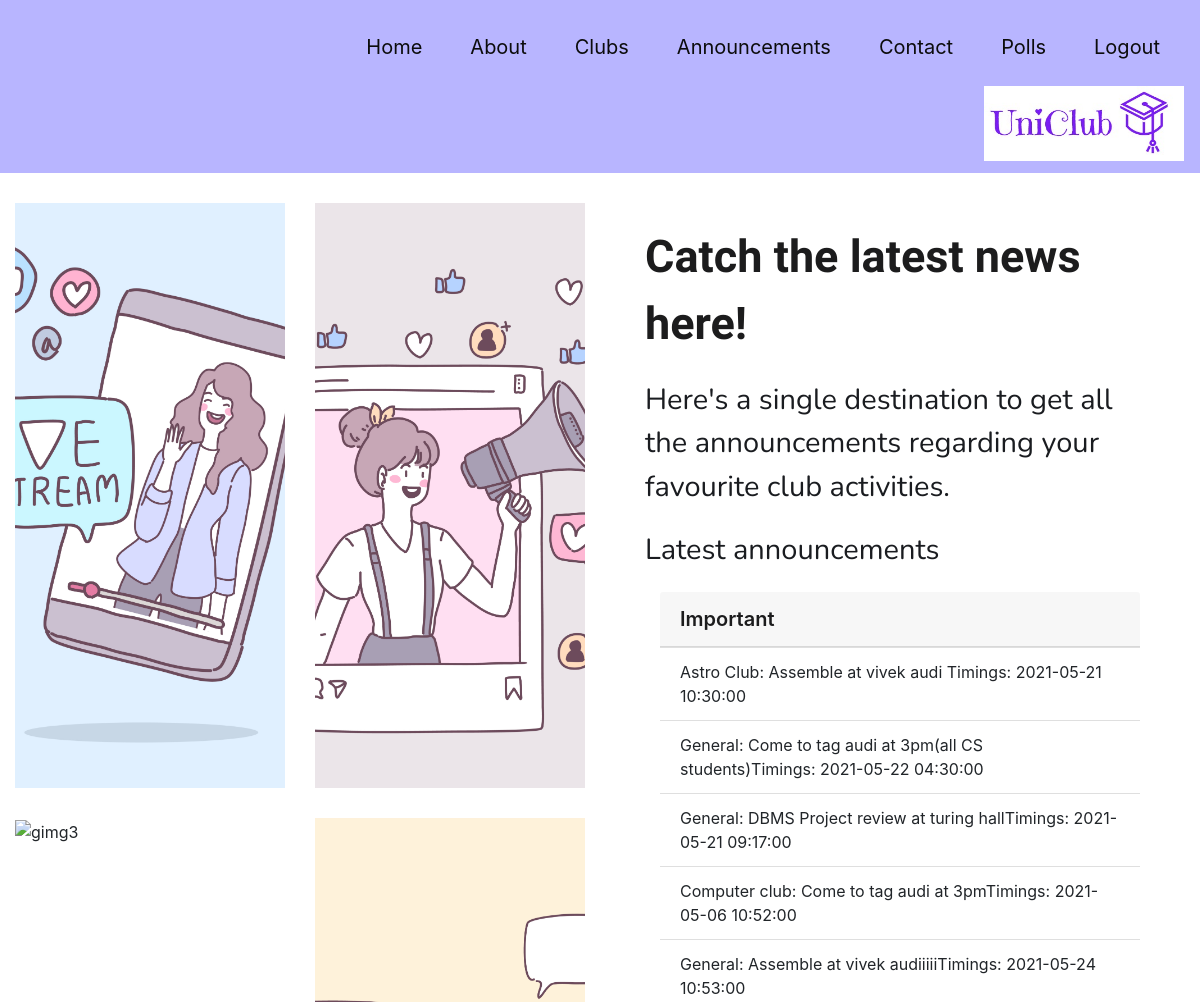
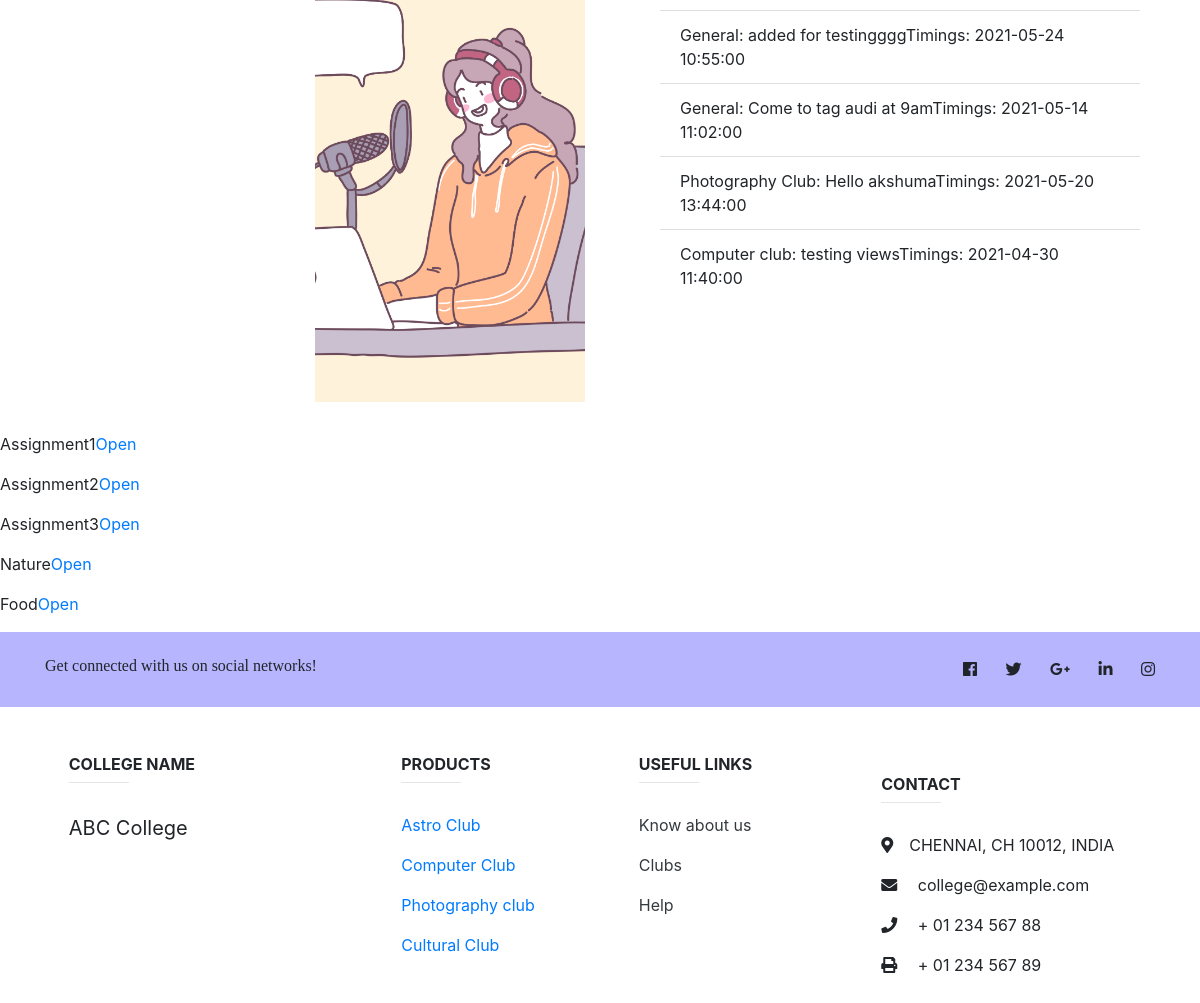
/announcements.php (signed in), run on the app's committed database (2 pictures, top to bottom).
### tables this page shows
CREATE TABLE `announcements_info` (
  `id` int(11) NOT NULL,
  `club_id` varchar(10) NOT NULL,
  `info` text NOT NULL,
  `description` varchar(50) NOT NULL
);

### announcements.php (the view, shortened to what this page needs)
<?php
if(isset($_SESSION['login'])){
include 'db.php';
$sql = "SELECT * FROM ann_display";
$result = mysqli_query($con,$sql);
?>
<!doctype html>
<html lang="en">
  <head>
    <link rel="stylesheet" href="https://maxcdn.bootstrapcdn.com/bootstrap/4.0.0/css/bootstrap.min.css">
    <link rel = "stylesheet" href = "announcement.css">
    <link
      rel="stylesheet"
      href="https://use.fontawesome.com/releases/v5.7.0/css/all.css"
    />
  </head>
  <body>
    <div class="bg-img" class="container-fluid">
      <nav class="navbar navbar-expand-lg navbar-light" style="background-color:#b8b5ff;">
      <div id = "p" class="float-child">
        <ul class="nav justify-content-end">
        <li class="nav-item" >
            <a class="nav-link"  id = "item" href="main.php">Home</a>
          </li>
          <li class="nav-item" >
            <a class="nav-link"  id = "item" href="main.php#about">About</a>
          </li>
          <li class="nav-item">
            <a class="nav-link" id = "item" href="main.php#clubs">Clubs</a>
          </li>
          <li class="nav-item">
            <a class="nav-link" id = "item" href="#">Announcements</a>
          </li>
          <li class="nav-item">
            <a class="nav-link" id = "item" href="#contact">Contact</a>
          </li>
          <li class="nav-item">
            <a class="nav-link" id = "item" href="polling/index.php">Polls</a>
          </li>
          <li class="nav-item">
            <a class="nav-link" id = "item" href="logout.php">Logout</a>
          </li>
          <li class="nav-item">
          <img src="Images/logofinal.jpeg" style="height:95%;width:200px;float:left;margin-left:350px">
          </li>
        </ul>
      </div>
    </div>
    <div class="menu container-fluid">
      <div class="row">
        <div class="col-lg-6 grid">
          <div>
            <img src="Images/Gridimg1.jpg" alt="gimg1" class="fgrid" />
          </div>
          <div>
            <img src="Images/Gridimg2.jpg" alt="gimg2" class="fgrid" />
          </div>
          <div>
            <img src="Images/Gridimg3.jpg" alt="gimg3" class="fgrid" />
          </div>
          <div>
            <img src="Images/Gridimg4.jpg" alt="gimg4" class="fgrid" />
          </div>
        </div>
        <div class="col-lg-6 flexContainer">
          <div class="menuCon">
            <div class="discover">Catch the latest news here!</div>
            <div class = "subtext">Here's a single destination to get all the announcements regarding your favourite club activities.</div>
            <div class = "ideas">
          <div class = "card-title">Latest announcements</div>
          <div class="card container-fluid ideasd">
            <ul class="list-group list-group-flush">
            <div class="card-header feature">Important</div>
              <?php
                while($row = mysqli_fetch_assoc($result)){
              ?>
              <li class  ="list-group-item"><?php echo $row['club_name'].":  ";?><?php echo $row['events']."Timings: ";?><?php echo $row['dates'];?></li>
              <?php } ?>
            </ul>
          </div>
        </div>
      </div>
    </div>
   </div>
 </div>
  <?php
  $sql = "SELECT * FROM announcements_info";
  $result = mysqli_query($con,$sql);
  while($row = mysqli_fetch_assoc($result)){?>
     <p><?php echo $row['description'];?><a href="<?php echo $row['info'];?>">Open</a></p>
  <?php
  }
  ?>
</body>
</html>
<?php include "footer.php"; }
else{
  echo "<script>";
  echo "alert('Access Denied');";
  echo "window.location.href = 'index.php';";
  echo "</script>";
}?>

### announcement.css (style rules this page uses)
body { width: 100%; overflow-x: hidden; position : absolute; padding :0px!important; }
.menu { padding: 30px 20px; background-color: rgb(255, 255, 255); }
#item:link, #item:visited { color: #0c0c0c; padding: 14px 14px; text-align: center; text-decoration: none; display: inline-block; }
#item { margin: 10px; border-radius: 10px; font-size: 20px; }
.grid { display: grid; grid-template-columns: repeat(2, minmax(0, 1fr)); grid-template-rows: repeat(2, minmax(0, 1fr)); grid-gap: 30px; padding-left: 30px; }
.menuCon { padding: 0 30px; margin-bottom: 100px; }
.fgrid { height: 100%; width: 100%; object-fit: cover; }
.discover { text-align: left; font-size: 45px; font-weight: 700; padding-top: 20px; padding-bottom: 20px; color: #1c1c1d; font-family: "Dancing Script", cursive; }
.subtext { color: #1a1c20; font-size: 29px; font-weight: 400; font-family: "Nunito", sans-serif; text-align: left; }
.card { border: none!important; margin-top: 20px!important; }
.card-title { color: #1a1c20; font-size: 29px; font-weight: 400; font-family: "Nunito", sans-serif; text-align: left; padding-top: 20px; }
.card-header { background-color:#ffebf4; color: #1c1c1d; font-size: 20px; font-weight: 600; }
.ideasd { padding-left: 0px; }

### data on the page
announcements_info: description "Assignment1"
announcements_info: description "Assignment2"
announcements_info: description "Assignment3"
announcements_info: description "Nature"
announcements_info: description "Food"

### other printed values
$row['club_name'] "Astro Club"
$row['events'] "Assemble at vivek audi"
$row['dates'] "2021-05-21 10:30:00"
$row['club_name'] "General"
$row['events'] "Come to tag audi at 3pm(all CS students)"
$row['dates'] "2021-05-22 04:30:00"
$row['events'] "DBMS Project review at turing hall"
$row['dates'] "2021-05-21 09:17:00"
$row['club_name'] "Computer club"
$row['events'] "Come to tag audi at 3pm"
$row['dates'] "2021-05-06 10:52:00"
$row['events'] "Assemble at vivek audiiiii"
$row['dates'] "2021-05-24 10:53:00"
$row['events'] "added for testingggg"
$row['dates'] "2021-05-24 10:55:00"
